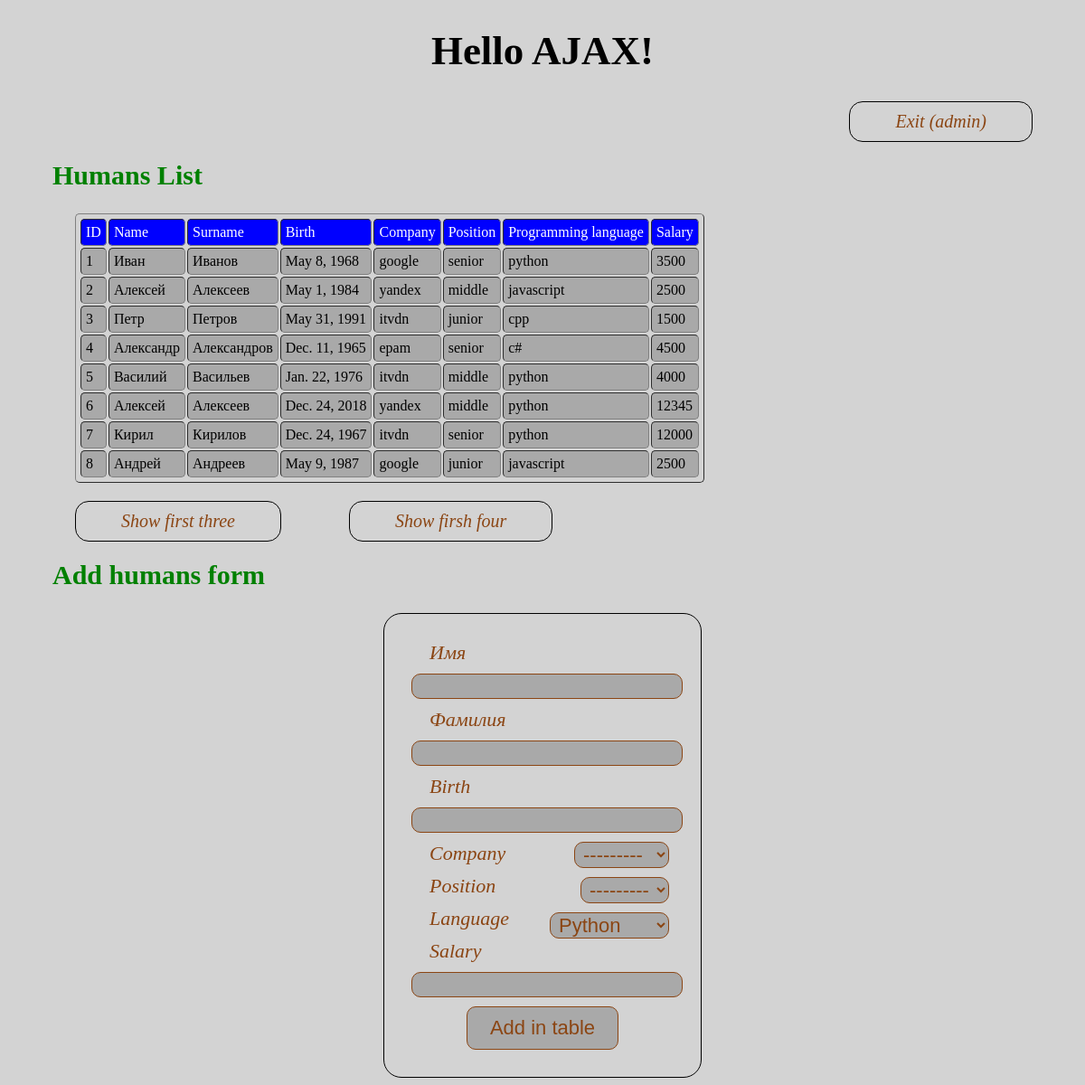
Page /lesson-eighth/ (signed in) on the committed database.
### lesson_sixth_ORM/models.py (models this page shows, shortened)
class Human(models.Model):
    CHOICE_COMPANY  = (
        ('google', 'Google'),
        ('yandex', 'Yandex'),
        ('itvdn', 'Itvdn'),
        ('epam', 'Epam'),
    )
    POSITION_CHOICES = (
        ('senior', 'Senior'),
        ('middle', 'Middle'),
        ('junior', 'Junior'),
    )
    LANGUAGE_CHOICES = (
        ('python', 'Python'),
        ('javascript', 'Javascript'),
        ('c#', 'C#'),
        ('cpp', 'C++'),
    )
    name = models.CharField(max_length=50, verbose_name="Имя")
    surname = models.CharField(max_length=50, verbose_name="Фамилия")
    birth = models.DateField(auto_now_add=False, auto_now=False)
    company = models.CharField(max_length = 150, choices=CHOICE_COMPANY)
    position = models.CharField(max_length=15, choices=POSITION_CHOICES)
    language = models.CharField(max_length=10, choices= LANGUAGE_CHOICES, default='python')
    salary = models.IntegerField()

### lesson_eight_ajax/views.py (the view)
# urls.py: path('', views.MainView.as_view(), name="main"),
class MainView(TemplateView):
    template_name = 'lesson_eight_ajax/ajax.html'
    human_form = HumanForm
    def get(self, request):
        ctx = {}
        if request.user.is_authenticated:
            all_humans  = Human.objects.all()
            ctx['humans'] = all_humans
            ctx['human_form'] = self.human_form
        return render(request, self.template_name, ctx)

### lesson_eight_ajax/templates/lesson_eight_ajax/ajax.html (shortened to what this page needs)
{% load staticfiles %}
<!DOCTYPE html>
<html lang="en">
<head>
    <link rel="stylesheet" href="{% static 'lesson_eight_ajax/css/style.css' %}">
</head>
<body>
    <h1>Hello AJAX!</h1>
    {% if user.is_authenticated  %}
        <a class="controls" href="{% url 'lesson_eight_ajax:logout' %}">Exit ({{user.username}})</a>
    {% else %}
        <a class="controls" href="{% url 'lesson_eight_ajax:registration' %}">Registration</a>
        <a class="controls" href="{% url 'lesson_eight_ajax:login' %}">Login</a>
    {% endif %}
    {% if user.is_authenticated %}
        <h2>Humans List</h2>
        <table id='table_id' border='1' cellpadding=5>
            <tr style='background-color:blue; color:white;'>
                <td>ID</td>
                <td>Name</td>
                <td>Surname</td>
                <td>Birth</td>
                <td>Company</td>
                <td>Position</td>
                <td>Programming language</td>
                <td>Salary</td>
            </tr>
            {% for elem in humans %}
                <tr>
                    <td>{{elem.id}}</td>
                    <td>{{elem.name}}</td>
                    <td>{{elem.surname}}</td>
                    <td>{{elem.birth}}</td>
                    <td>{{elem.company}}</td>
                    <td>{{elem.position}}</td>
                    <td>{{elem.language}}</td>
                    <td>{{elem.salary}}</td>
                </tr>
            {% endfor %}
        </table>
        <a class="show_link" href='{% url 'lesson_eight_ajax:show_three' %}' id='show-three'>Show first three</a>
        <a class="show_link" href='{% url 'lesson_eight_ajax:show_four' %}' id='show-four'>Show firsh four</a>
        <h2>Add humans form</h2>
        <form id='add-human' action="add-human/" method='post'>
            {% for field in human_form %}
            <label for="">{{field.label}}</label>
            <div>{{field}}</div>
            {% endfor %}
            <button type='submit'>Add in table</button>
        </form>
    {% endif %}
</body>
</html>

### lesson_eight_ajax/static/lesson_eight_ajax/css/style.css (style rules this page uses)
body { background-color: lightgray; }
h1 { font-size: 45px; text-align: center; }
h2 { clear: both; margin-top: 20px; padding-top: 20px; margin-left: 50px; font-size: 30px; color: green; }
a { display: block; color: black; border-radius: 15px; border: 1px solid black; text-decoration: none; font-size: 20px; font-style: italic; color: saddlebrown; transition: color 1s, background 1s, border 1s; }
.controls { float: right; margin-right: 50px; padding: 10px 50px; }
.show_link { float: left; padding: 10px 50px; margin: 20px 0px 0px 75px; }
table, td { border-radius: 5px; }
table { margin-left: 75px; padding: 3px; }
tr { background-color: darkgrey; }
form { margin: auto; width: 300px; padding: 25px; font-size: 25px; border: 1px solid black; border-radius: 20px; margin-top: 20px; text-align: center; }
input, button, select { border: 1px solid saddlebrown; border-radius: 10px; background-color: darkgrey; font-size: 22px; color: saddlebrown; margin: 5px; padding: 0px 5px; }
label { color: saddlebrown; margin: 5px; margin-left: 25px; font-size: 22px; font-style: italic; float: left; }
button { transition: color 1s, background 1s, border 1s; padding: 10px 25px; }
select { float: right; margin-right: 10px; }

### rows in the picture
Human: id "1", name "Иван", surname "Иванов", birth "May 8, 1968", company "google", position "senior", language "python", salary "3500"
Human: id "2", name "Алексей", surname "Алексеев", birth "May 1, 1984", company "yandex", position "middle", language "javascript", salary "2500"
Human: id "3", name "Петр", surname "Петров", birth "May 31, 1991", company "itvdn", position "junior", language "cpp", salary "1500"
Human: id "4", name "Александр", surname "Александров", birth "Dec. 11, 1965", company "epam", position "senior", language "c#", salary "4500"
Human: id "5", name "Василий", surname "Васильев", birth "Jan. 22, 1976", company "itvdn", position "middle", language "python", salary "4000"
Human: id "6", name "Алексей", surname "Алексеев", birth "Dec. 24, 2018", company "yandex", position "middle", language "python", salary "12345"
Human: id "7", name "Кирил", surname "Кирилов", birth "Dec. 24, 1967", company "itvdn", position "senior", language "python", salary "12000"
Human: id "8", name "Андрей", surname "Андреев", birth "May 9, 1987", company "google", position "junior", language "javascript", salary "2500"

### other values in the picture
{{ user.username }} "admin"
{{ field.label }} "Имя" "Фамилия" "Birth" "Company" "Position" "Language" "Salary"
